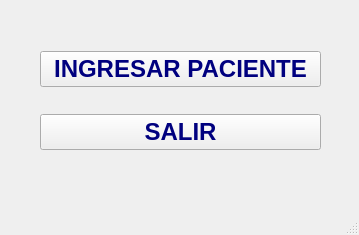
<?xml version="1.0" encoding="UTF-8"?>
<ui version="4.0">
 <class>MainWindow</class>
 <widget class="QMainWindow" name="MainWindow">
  <property name="geometry">
   <rect>
    <x>0</x>
    <y>0</y>
    <width>359</width>
    <height>235</height>
   </rect>
  </property>
  <property name="windowTitle">
   <string>MainWindow</string>
  </property>
  <widget class="QWidget" name="centralwidget">
   <widget class="QWidget" name="verticalLayoutWidget">
    <property name="geometry">
     <rect>
      <x>40</x>
      <y>30</y>
      <width>281</width>
      <height>141</height>
     </rect>
    </property>
    <layout class="QVBoxLayout" name="verticalLayout">
     <item>
      <widget class="QPushButton" name="boton_ingreso">
       <property name="font">
        <font>
         <pointsize>18</pointsize>
         <weight>75</weight>
         <bold>true</bold>
        </font>
       </property>
       <property name="styleSheet">
        <string notr="true">color: rgb(0, 0, 127);</string>
       </property>
       <property name="text">
        <string>INGRESAR PACIENTE</string>
       </property>
      </widget>
     </item>
     <item>
      <widget class="QPushButton" name="boton_salir">
       <property name="font">
        <font>
         <pointsize>18</pointsize>
         <weight>75</weight>
         <bold>true</bold>
        </font>
       </property>
       <property name="styleSheet">
        <string notr="true">color: rgb(0, 0, 127);</string>
       </property>
       <property name="text">
        <string>SALIR</string>
       </property>
      </widget>
     </item>
    </layout>
   </widget>
  </widget>
  <widget class="QMenuBar" name="menubar">
   <property name="geometry">
    <rect>
     <x>0</x>
     <y>0</y>
     <width>359</width>
     <height>21</height>
    </rect>
   </property>
  </widget>
  <widget class="QStatusBar" name="statusbar"/>
 </widget>
 <resources/>
 <connections/>
</ui>
